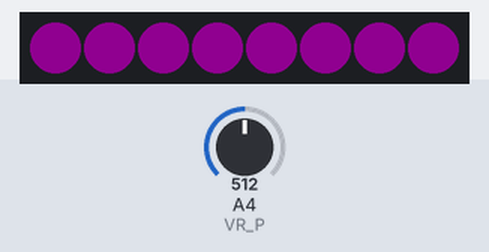
A sketch run on a simulated Arduino Uno, built with avr-gcc and run on an emulated ATmega328P. Shown: 8 RGB LEDs in strip order, left to right. The test bench sets the inputs (shaded band); at power-on: A4 (VR_P) = 512. Dim RGB values are drawn brighter than linear.

Above: at 1.2 s.
1.3 s: A4 (VR_P) set to 716
At 2.5 s:
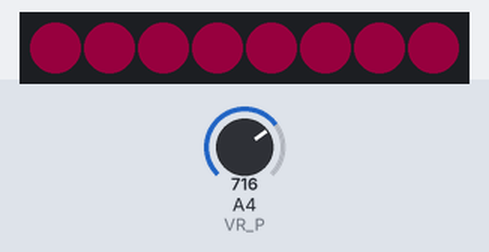
2.8 s: A4 (VR_P) set to 306
At 4.0 s:
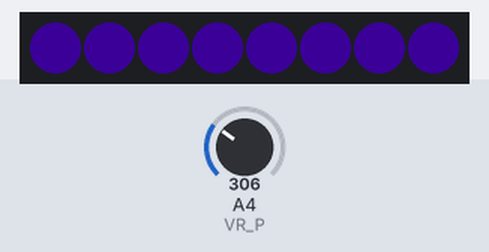
4.3 s: A4 (VR_P) set to 511
At 5.1 s:
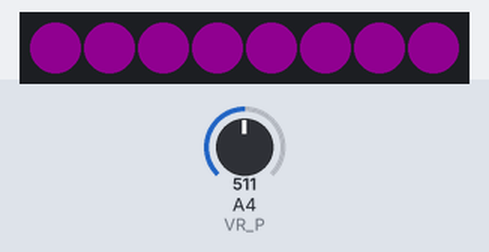
Timing chart, 0 to 7.3 s (numbered marks = the images above; inputs shaded):
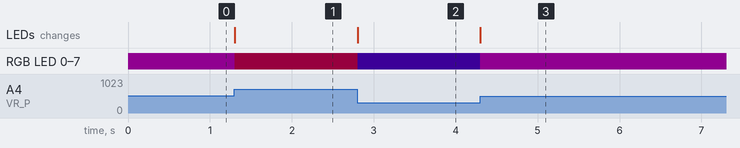

Measured:
- after the input at 1.3 s, RGB LED 0–7: RGB(16, 0, 16) → RGB(22, 0, 9) at once; the LEDs: change at once (image 1)
- after the input at 2.8 s, RGB LED 0–7: RGB(22, 0, 9) → RGB(9, 0, 23) at once; the LEDs: change at once (image 2)
- after the input at 4.3 s, RGB LED 0–7: RGB(9, 0, 23) → RGB(16, 0, 16) at once; the LEDs: change at once (image 3)

The sketch:

avr.ino
```cpp
#include "rgb.h"
#include "vr.h"


void setup(void) {
  InitRGB();
  InitVR();
}


void loop(void) {
  LoopVR();

  for (uint8_t i = 0; i < 8; i++)
    rgb[i][0] = vr,
    rgb[i][1] = 0,
    rgb[i][2] = 255 - vr;

  LoopRGB();

  FastLED.show();

  delay(1);
}
```

rgb.h
```cpp
#ifndef _RGB_H_
#define _RGB_H_

#include <FastLED.h>

const uint8_t RGB_P = 8;
const uint8_t RGB_N = 8;

uint8_t rgb[8][3];
CRGB    RGB_DATA[8];

void InitRGB(void) {
  FastLED.addLeds<WS2812, RGB_P, GRB>(RGB_DATA, RGB_N);
  FastLED.setBrightness(32);
}

void LoopRGB(void) {
  for (uint8_t i = 0; i < RGB_N; i++)
    RGB_DATA[i] = CRGB(rgb[i][0], rgb[i][1], rgb[i][2]);
}

#endif
```

vr.h
```cpp
#ifndef _VR_H_
#define _VR_H_

const uint8_t VR_P = A4;

uint8_t vr;

void InitVR(void) {
  pinMode(VR_P, INPUT);
}

void LoopVR(void) {
  vr = map(analogRead(VR_P), 0, 1023, 0, 255);
}

#endif
```
